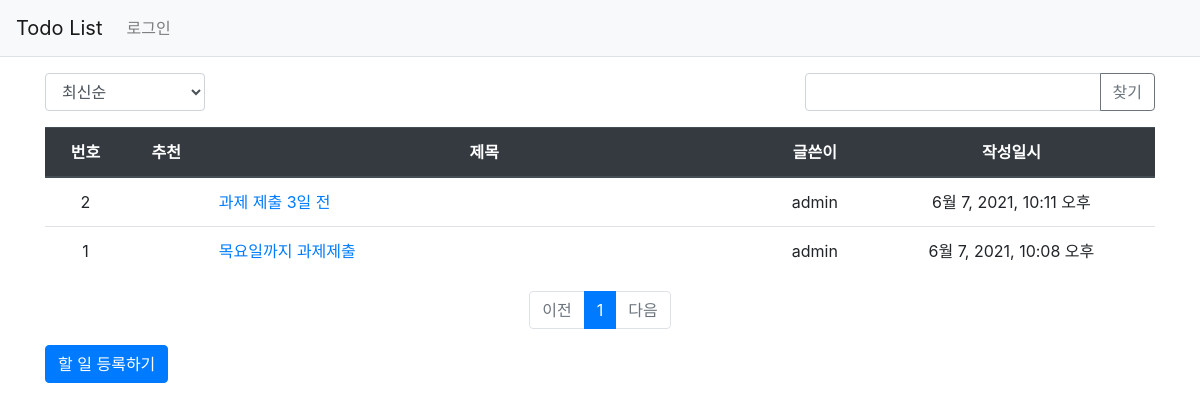
Screenshot of /pybo/ with the database file from the repository.
### pybo/models.py (models this page shows, shortened)
class Question(models.Model):
    author = models.ForeignKey(User, on_delete=models.CASCADE, related_name='author_question')
    subject = models.CharField(max_length=200)
    content = models.TextField()
    create_date = models.DateTimeField()
    modify_date = models.DateTimeField(null=True, blank=True)
    voter = models.ManyToManyField(User, related_name='voter_question')

### pybo/views/base_views.py (the view, shortened to what this page needs)
# urls.py: path('', base_views.index, name='index'),  # '/' 에 해당되는 path
def index(request):
    page = request.GET.get('page', '1')  # 페이지
    kw = request.GET.get('kw', '')  # 검색어
    so = request.GET.get('so', 'recent')  # 정렬기준
    if so == 'recommend':
        question_list = Question.objects.annotate(num_voter=Count('voter')).order_by('-num_voter', '-create_date')
    elif so == 'popular':
        question_list = Question.objects.annotate(num_answer=Count('answer')).order_by('-num_answer', '-create_date')
    else:  # recent
        question_list = Question.objects.order_by('-create_date')
    paginator = Paginator(question_list, 10)  # 페이지당 10개씩 보여주기
    page_obj = paginator.get_page(page)
    context = {'question_list': page_obj, 'page': page, 'kw': kw, 'so': so}  # <------ so 추가
    return render(request, 'pybo/question_list.html', context)

### pybo/templatetags/pybo_filter.py (called while the page is built)
@register.filter
def sub(value, arg):
    return value - arg

### templates/pybo/question_list.html (shortened to what this page needs)
{% extends 'base.html' %}
{% load pybo_filter %}
{% block content %}
<div class="container my-3">
    <div class="row justify-content-between my-3">
        <div class="col-2">
            <select class="form-control so">
                <option value="recent" {% if so == 'recent' %}selected{% endif %}>최신순</option>
            </select>
        </div>
        <div class="col-4 input-group">
            <input type="text" class="form-control kw" value="{{ kw|default_if_none:'' }}">
            <div class="input-group-append">
                <button class="btn btn-outline-secondary" type="button" id="btn_search">찾기</button>
            </div>
        </div>
    </div>
    <table class="table">
        <thead>
        <tr class="text-center thead-dark">
            <th>번호</th>
            <th>추천</th>
            <th style="width:50%">제목</th>
            <th>글쓴이</th>
            <th>작성일시</th>
        </tr>
        </thead>
        <tbody>
        {% if question_list %}
        {% for question in question_list %}
        <tr class="text-center">
            <td>
                {{ question_list.paginator.count|sub:question_list.start_index|sub:forloop.counter0|add:1 }}
            </td>
            <td>
            </td>
            <td class="text-left">
                <a href="{% url 'pybo:detail' question.id %}">{{ question.subject }}</a>
            </td>
            <td>{{ question.author.username }}</td>
            <td>{{ question.create_date }}</td>
        </tr>
        {% endfor %}
        {% else %}
        <tr>
            <td colspan="3">등록된 할 일이 없습니다.</td>
        </tr>
        {% endif %}
        </tbody>
    </table>
    <ul class="pagination justify-content-center">
        {% if question_list.has_previous %}
        <li class="page-item">
            <a class="page-link" data-page="{{ question_list.previous_page_number }}" href="#">이전</a>
        </li>
        {% else %}
        <li class="page-item disabled">
            <a class="page-link" tabindex="-1" aria-disabled="true" href="#">이전</a>
        </li>
        {% endif %}
        {% for page_number in question_list.paginator.page_range %}
        {% if page_number >= question_list.number|add:-5 and page_number <= question_list.number|add:5 %}
            {% if page_number == question_list.number %}
            <li class="page-item active" aria-current="page">
                <a class="page-link" data-page="{{ page_number }}" href="#">{{ page_number }}</a>
            </li>
            {% else %}
            <li class="page-item">
                <a class="page-link" data-page="{{ page_number }}" href="#">{{ page_number }}</a>
            </li>
            {% endif %}
        {% endif %}
        {% endfor %}
        {% if question_list.has_next %}
        <li class="page-item">
            <a class="page-link" data-page="{{ question_list.next_page_number }}" href="#">다음</a>
        </li>
        {% else %}
        <li class="page-item disabled">
            <a class="page-link" tabindex="-1" aria-disabled="true" href="#">다음</a>
        </li>
        {% endif %}
    </ul>
    <a href="{% url 'pybo:question_create' %}" class="btn btn-primary">할 일 등록하기</a>
</div>
{% endblock %}

### templates/base.html (shortened to what this page needs)
{% load static %}
<!doctype html>
<html lang="ko">
<head>
    <link rel="stylesheet" type="text/css" href="{% static 'bootstrap.min.css' %}">
    <link rel="stylesheet" type="text/css" href="{% static 'style.css' %}">
</head>
<body>
{% include "navbar.html" %}
{% block content %}
{% endblock %}
</body>
</html>

### templates/navbar.html (shortened to what this page needs)
<nav class="navbar navbar-expand-lg navbar-light bg-light border-bottom">
    <a class="navbar-brand" href="{% url 'pybo:index' %}">Todo List</a>
    <div class="collapse navbar-collapse flex-grow-0" id="navbarNav">
        <ul class="navbar-nav">
            <li class="nav-item ">
                {% if user.is_authenticated %}
                <a class="nav-link" href="{% url 'common:logout' %}">{{ user.username }} (로그아웃)</a>
                {% else %}
                <a class="nav-link" href="{% url 'common:login' %}">로그인</a>
                {% endif %}
            </li>
        </ul>
    </div>
</nav>

### rows the page displays
Question: paginator.count|sub "2", subject "과제 제출 3일 전", author.username "admin", create_date "6월 7, 2021, 10:11 오후"
Question: paginator.count|sub "1", subject "목요일까지 과제제출", author.username "admin", create_date "6월 7, 2021, 10:08 오후"

### other values shown
{{ page_number }} "1"
